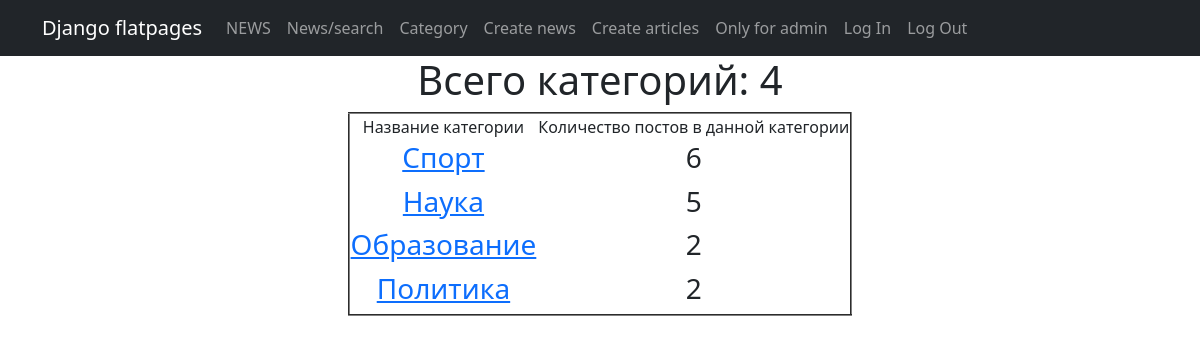
The page /news/category/ on the database its author committed.
### news/models.py (models this page shows, shortened)
class Category(models.Model):
    name = models.CharField(max_length=255, unique=True)
    subscribers = models.ManyToManyField(User, through='CategorySubscribers')
    def get_absolute_url(self):
        return reverse(
            'news:category_detail',
            args=[self.id]
        )
    def get_post(self):
        return self.post_set.all()

### news/views.py (the view)
# urls.py: path('category/', CategoryList.as_view(), name='category_list'),
class CategoryList(ListView):
    model = Category
    template_name = 'category_list.html'
    context_object_name = 'category'

### templates/category_list.html (shortened to what this page needs)
{% extends 'flatpages/default.html' %}
{% load custom_filter %}
{% block content %}
<h1>Всего категорий: {{ category|length }}</h1>
<table border="2" align="center">
    <tr>
        <td>Название категории</td>
        <td>Количество постов в данной категории</td>
    </tr>
{% for categ in category %}
<tr align="center">
    <td>
        <a href="{{ categ.get_absolute_url }}">
        <h3>{{ categ.name }}</h3>
    </a>
    </td>
    <td><h3>{{ categ.get_post|length }}</h3></td>
</tr>
{% endfor %}
</table>
{% endblock %}

### rows shown on the page
Category: name "Спорт", get_post|length "6"
Category: name "Наука", get_post|length "5"
Category: name "Образование", get_post|length "2"
Category: name "Политика", get_post|length "2"

### other values the page prints
{{ category|length }} "4"
